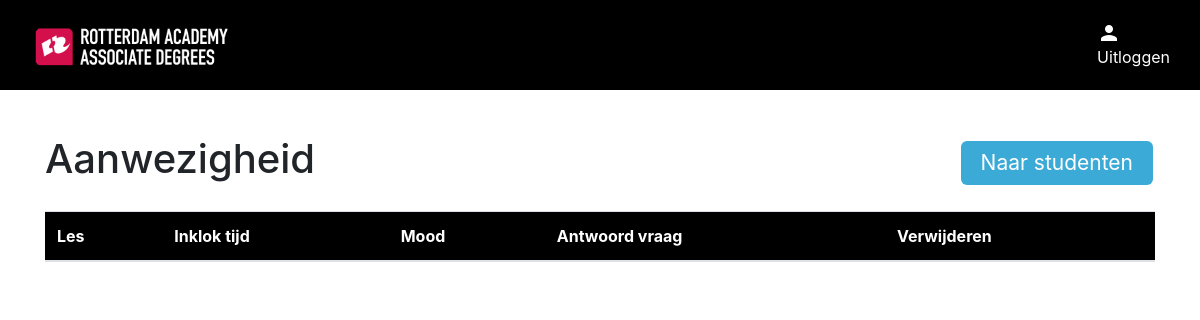
Before: /students/7997/aanwezigheid (signed in) with the older database file.
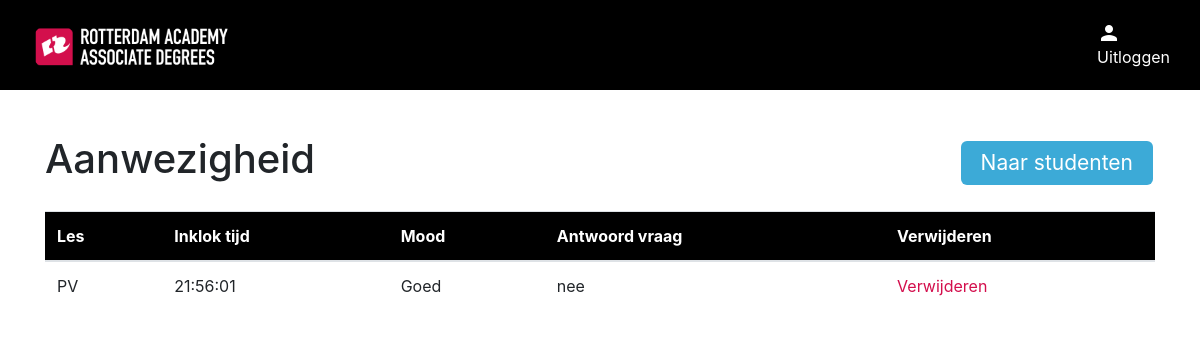
After: the same page with the newer database file.
### models/attendanceModel.py (models this page shows)
class Attendance(db.Model):
    __tablename__ = 'attendance'
    id = db.Column(db.Integer, primary_key=True)
    checkin_time = db.Column(DateTime, default=datetime.now, nullable=False)
    status = db.Column(db.String(100), nullable=False)
    mood = db.Column(db.String(100), nullable=True)
    question_answer = db.Column(db.String(200), nullable=True)
    student_id = db.Column(Integer, ForeignKey('user.id'), nullable=False)
    lesson_id = db.Column(db.String(255), ForeignKey('lesson.id'), nullable=False)
    lesson = relationship('Lesson', backref='attendance_list')
    def to_dict(self):
        lesson_obj = self.lesson.to_dict() if self.lesson else None
        return {
            'id': self.id,
            'checkin_time': self.checkin_time,
            'status': self.status,
            'mood': self.mood,
            'question_answer': self.question_answer,
            'student_id': self.student_id,
            'lesson': lesson_obj
        }

### models/lessonModel.py (models this page shows)
class Lesson(db.Model):
    id = db.Column(db.String(255), primary_key=True)
    name = db.Column(db.String(100), nullable=True)
    question = db.Column(db.String(600), nullable=True)
    date = db.Column(db.String(200), nullable=False)
    start_time = db.Column(db.String(200), nullable=False)
    end_time = db.Column(db.String(200), nullable=False)
    attendance_records = relationship('Attendance', backref='lesson_record', cascade='all, delete')
    classes = relationship('LessonClass', backref=db.backref('lesson_record', lazy=True), cascade='all, delete')
    def to_dict(self):
        return {
            'id': self.id,
            'name': self.name,
            'question': self.question,
            'date': self.date,
            'start_time': self.start_time,
            'end_time': self.end_time,
            'classes': [{'id': c.class_id,
                         'name': c.classes.name if c.classes else ''
                         } for c in self.classes],
        }

### routes/studentRoutes.py (the view)
    @app.route('/students/<id>/aanwezigheid', methods=['GET'])
    def attendance_student(id):
        attendances = Attendance.query.filter(Attendance.student_id == id).all()
        attendance_dicts = [attendance.to_dict() for attendance in attendances]
        return render_template("/students/attendance/index.html", id=id, attendances=attendance_dicts)

### templates/students/attendance/index.html (shortened to what this page needs)
{% include "layout.html" %}
{% block content %}
{% include "navigation.html" %}
<div class="container">
    <div class="index" id="attendance">
        <div class="top-content">
            <h1>Aanwezigheid</h1>
            <a href="/studenten_overzicht" class="button">Naar studenten</a>
        </div>
        <table class="table">
            <thead style="background-color: black; color: #fff;">
            <tr>
                <th scope="Les">Les</th>
                <th scope="Checkin-time">Inklok tijd</th>
                <th scope="Checkin-time">Mood</th>
                <th scope="Checkin-time">Antwoord vraag</th>
                <th scope="Delete">Verwijderen</th>
            </tr>
            </thead>
            <tbody>
            {% for attendance in attendances %}
            <tr>
                <td>{{ attendance.lesson.name }}</td>
                <td>{{ attendance.checkin_time.strftime('%H:%M:%S') }}</td>
                <td>{{ attendance.mood }}</td>
                <td>{{ attendance.question_answer }}</td>
                <td><a href="#" data-id="{{ attendance.student_id }}" class="red showDeleteRowModal" data-toggle="modal" data-target="#deleteRowConfirmation">Verwijderen</a>
                </td>
            </tr>
            {% endfor %}
            </tbody>
        </table>
    </div>
</div>
{% endblock %}

Changed rows visible on the page:
added Attendance: lesson.name "PV", checkin_time "21:56:01", mood "Goed", question_answer "nee"
